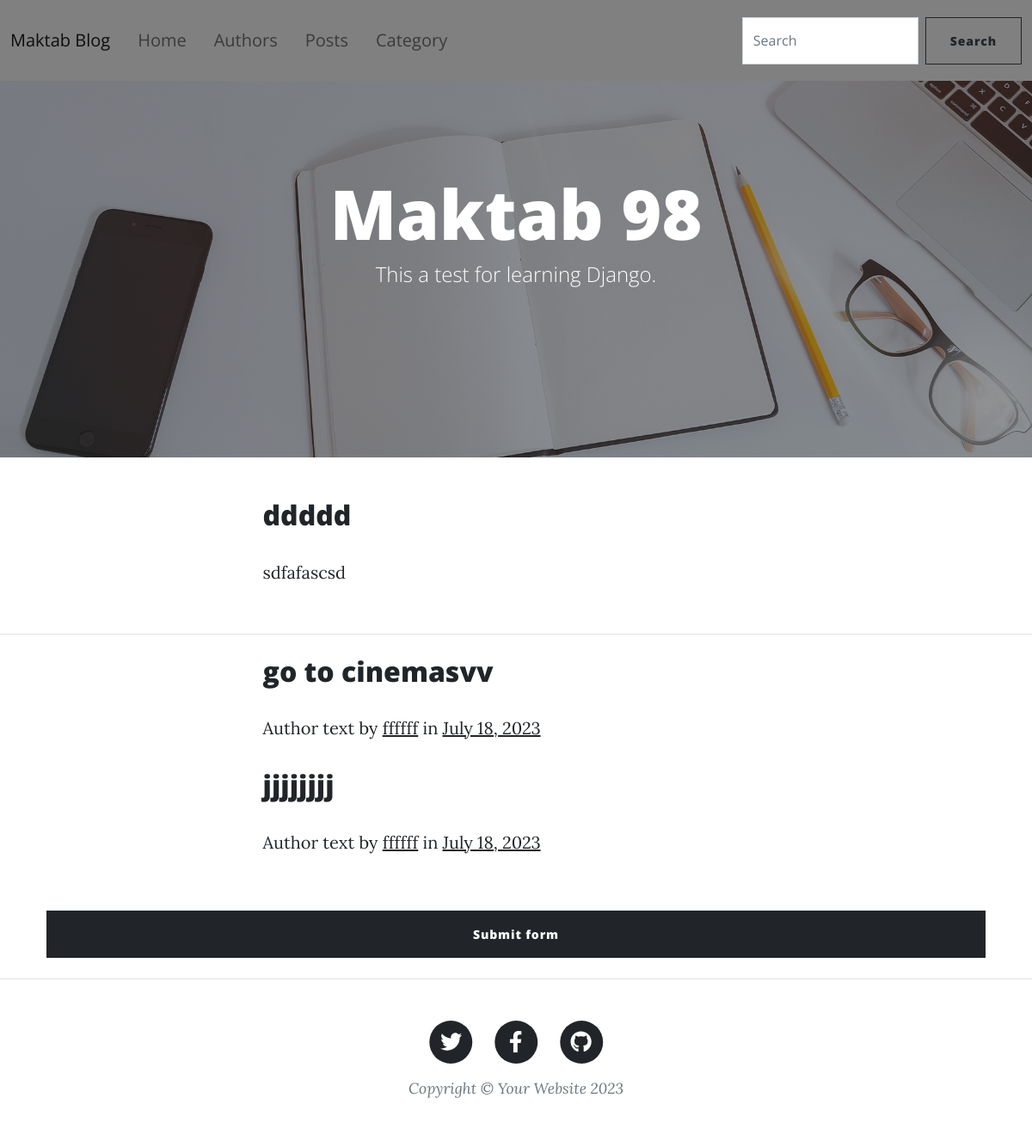
Before: /categories/1/ with the older database file.
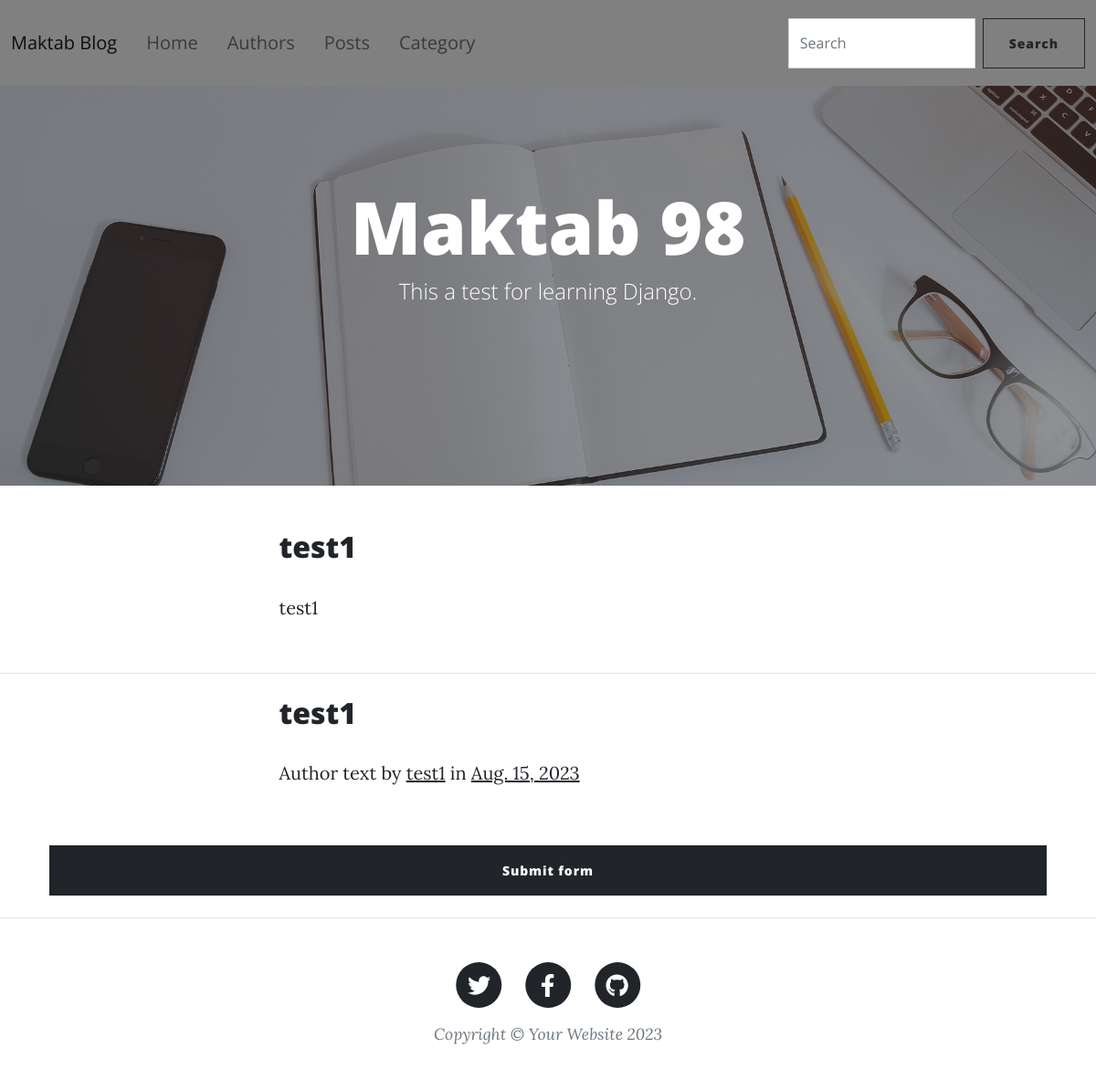
After: the same page with the newer database file.
### blog/models.py (models this page shows, shortened)
class Category(models.Model):
    name = models.CharField(max_length=20)
    description = models.TextField(blank=True,null=True)

class Post(models.Model):
    title = models.CharField(max_length=50)
    content = models.TextField()
    publication_date = models.DateField(auto_now_add=True)
    category = models.ForeignKey(Category, on_delete=models.CASCADE)
    author = models.ForeignKey(Author, on_delete=models.CASCADE , null=False)

### users/models.py (models this page shows)
class Author(models.Model):
    name = models.CharField(max_length=100)
    biography = models.TextField(blank=True,null=True)
    image = models.ImageField(upload_to='images/', default="def.jpg")
    def __str__(self):
        return self.name

### blog/views.py (the view)
# urls.py: path('categories/<int:pk>/', category_details, name="category_details"),
def category_details(request, pk):
    if request.method == 'POST':
        form = PostCreationForm(request.POST)
        if form.is_valid:
            f = form.save(commit=False)
            category = Category.objects.get(id=pk)
            f.category = category
            f.save()
        return redirect('blog:category_details', pk)
    else:
        form = PostCreationForm()
        category = Category.objects.get(id=pk)
        authors = Author.objects.all()
        posts = category.post_set.all()
    return render(request, "Blog/category_details.html",
                  {"category": category, 'posts': posts, 'authors': authors, 'form': form})

### template/Blog/category_details.html (shortened to what this page needs)
{%extends 'base.html'%}
{% block content%}
<article class="mb-4">
    <div class="container px-4 px-lg-5">
        <div class="row gx-4 gx-lg-5 justify-content-center">
            <div class="col-md-10 col-lg-8 col-xl-7">
                <h2 class="post-title">{{category.name}}</h2>
                <p>{{category.description}}</p>
            </div>
        </div>
    </div>
</article>
<hr class="my-4"/>
<article class="mb-4">
    <div class="container px-4 px-lg-5">
        <div class="row gx-4 gx-lg-5 justify-content-center">
            {% for post in posts %}
            <div class="col-md-10 col-lg-8 col-xl-7">
                <a href="{% url 'blog:post_details' post.id %}">
                    <h2 class="post-title">{{post.title}}</h2>
                </a>
                <p>
                    Author text by
                    <a href="#">{{post.author}}</a>
                    in
                    <a href="#">{{post.publication_date}}</a>
                </p>
            </div>
            {% endfor%}
        </div>
    </div>
</article>
<article class="mb-4">
    <div class="container px-4 px-lg-5">
        <form class=" row gx-4 gx-lg-5 justify-content-center needs-validation" novalidate method="post"
              action="{% url 'blog:category_details' category.id %}">
                <button class="btn btn-dark mt-2" type="submit">Submit form</button>
        </form>
    </div>
</article>
{% endblock content%}

Changed rows visible on the page:
removed Post: title "go to cinemasvv", author "ffffff", publication_date "July 18, 2023"
removed Post: title "jjjjjjjj", author "ffffff", publication_date "July 18, 2023"
changed Category: name "ddddd" → "test1"; description "sdfafascsd" → "test1"
added Post: title "test1", author "test1", publication_date "Aug. 15, 2023"
